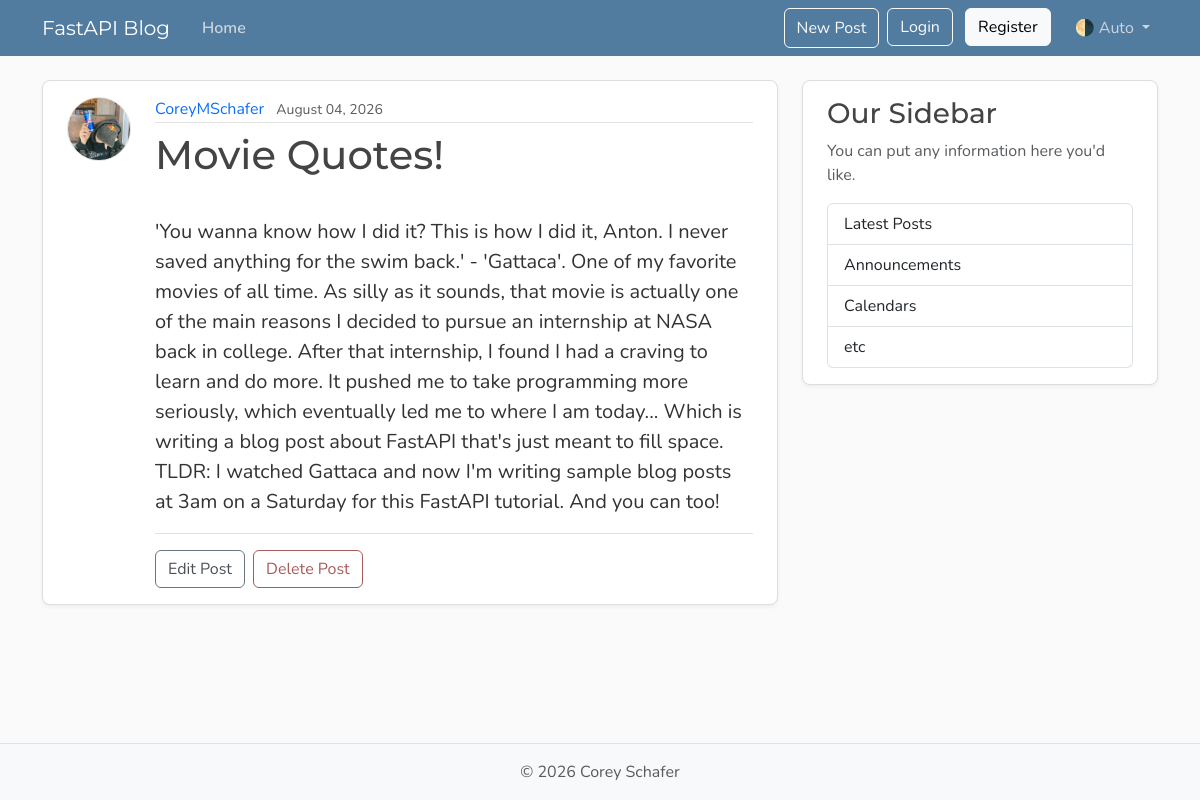
The page /posts/2 on the database its author committed.
### models.py (models this page shows, shortened)
class User(Base):
    __tablename__ = "users"
    id: Mapped[int] = mapped_column(Integer, primary_key=True, index=True)
    username: Mapped[str] = mapped_column(String(50), unique=True, nullable=False)
    email: Mapped[str] = mapped_column(String(120), unique=True, nullable=False)
    password_hash: Mapped[str] = mapped_column(String(200), nullable=False)   # ← НОВОЕ
    image_file: Mapped[str | None] = mapped_column(
        String(200),
        nullable=True,
        default=None,
    )
    posts: Mapped[list[Post]] = relationship(back_populates="author")

class Post(Base):
    __tablename__ = "posts"
    id: Mapped[int] = mapped_column(Integer, primary_key=True, index=True)
    title: Mapped[str] = mapped_column(String(100), nullable=False)
    content: Mapped[str] = mapped_column(Text, nullable=False)
    user_id: Mapped[int] = mapped_column(
        ForeignKey("users.id"),
        nullable=False,
        index=True,
    )
    date_posted: Mapped[datetime] = mapped_column(
        DateTime(timezone=True),
        default=lambda: datetime.now(UTC),
    )
    author: Mapped[User] = relationship(back_populates="posts")

### main.py (the view)
@app.get(
    "/posts/{post_id}",
    include_in_schema=False,
    name="post_page",
)
async def post_page(
    request: Request,
    post_id: int,
    db: Annotated[AsyncSession, Depends(get_db)],
):
    result = await db.execute(
        select(models.Post)
        .options(selectinload(models.Post.author))
        .where(models.Post.id == post_id)
    )
    post = result.scalars().first()
    if not post:
        raise HTTPException(
            status_code=status.HTTP_404_NOT_FOUND,
            detail="Post not found",
        )
    title = post.title[:50]
    return templates.TemplateResponse(
        request,
        "post.html",
        {
            "post": post,
            "title": title,
        },
    )

### templates/post.html (shortened to what this page needs)
{% extends "layout.html" %}
{% block content %}
<article class="content-section py-3 px-4">
    <div class="d-flex align-items-start gap-4">
        <img class="rounded-circle article-img flex-shrink-0" src="/static/profile_pics/default.jpg"
            alt="{{ post.author.username }}'s profile picture" width="64" height="64">
        <div class="flex-grow-1">
            <div class="article-metadata mb-2">
                <a class="me-2" href="#">{{ post.author.username }}</a>
                <small class="text-body-secondary">
                    {{ post.date_posted.strftime("%B %d, %Y") }}
                </small>
            </div>
            <h1 class="article-title">
                {{ post.title }}
            </h1>
            <p class="article-content">
                {{ post.content }}
            </p>
            <div id="postActions" class="post-actions mt-3 pt-3 border-top">
                <button type="button" class="btn btn-outline-secondary me-1" data-bs-toggle="modal"
                    data-bs-target="#editModal">Edit Post</button>
                <button type="button" class="btn btn-outline-danger" data-bs-toggle="modal"
                    data-bs-target="#deleteModal">Delete Post</button>
            </div>
        </div>
    </div>
</article>
{% endblock content %}

### static/css/main.css (style rules this page uses)
:root { --font-heading: "Montserrat", system-ui, -apple-system, BlinkMacSystemFont, sans-serif; --font-body: "Nunito", system-ui, -apple-system, BlinkMacSystemFont, sans-serif; --color-bg-body: #fafafa; --color-bg-content: #ffffff; --color-text-primary: #333333; --color-text-heading: #444444; --color-steel: #527c9f; --color-nav-link: #cbd5db; --color-nav-link-hover: #ffffff; --color-link-hover: #428bca; --color-border: #dddddd; --color-border-light: #e3e3e3; --spacing-xl: 5rem; --article-img-size: 4rem; --account-img-size: 7.813rem; }
body { font-family: var(--font-body); background: var(--color-bg-body); color: var(--color-text-primary); }
h1, h2, h3, h4, h5, h6 { font-family: var(--font-heading); color: var(--color-text-heading); }
a { text-decoration: none; }
.content-section { background: var(--color-bg-content); border: 1px solid var(--color-border); border-radius: 0.5rem; box-shadow: 0 2px 4px rgba(15, 23, 42, 0.05); transition: box-shadow 0.15s ease, transform 0.15s ease, border-color 0.15s ease; }
.article-title { color: var(--color-text-heading); transition: color 0.2s ease-in-out; }
.article-content { white-space: pre-line; font-size: 1.25rem; }
.article-img { height: var(--article-img-size); width: var(--article-img-size); flex-shrink: 0; object-fit: cover; border: 1px solid var(--color-border-light); box-shadow: 0 0 0 2px var(--color-bg-content); }
.article-metadata { padding-bottom: 0.063rem; border-bottom: 1px solid var(--color-border-light); }
.article-metadata a { transition: color 0.2s ease-in-out; }
.btn-outline-secondary { --bs-btn-color: #495057; --bs-btn-border-color: #6c757d; --bs-btn-hover-color: #fff; --bs-btn-hover-bg: #5a6268; --bs-btn-hover-border-color: #545b62; --bs-btn-active-color: #fff; --bs-btn-active-bg: #545b62; --bs-btn-active-border-color: #4e555b; }
.btn-outline-danger { --bs-btn-color: #a85b5b; --bs-btn-border-color: #a85b5b; --bs-btn-hover-color: #fff; --bs-btn-hover-bg: #924e4e; --bs-btn-hover-border-color: #874848; --bs-btn-active-color: #fff; --bs-btn-active-bg: #874848; --bs-btn-active-border-color: #7c4242; }

### rows shown on the page
User: author.username "CoreyMSchafer"
Post: date_posted "August 04, 2026", title "Movie Quotes!", content "'You wanna know how I did it? This is how I did it, Anton. I never saved anything for the swim back.' - 'Gattaca'. One of my favorite movies of all time. As silly as it sounds, that movie is actually one of the main reasons I decided to pursue an internship at NASA back in college. After that internship, I found I had a craving to learn and do more. It pushed me to take programming more seriously, which eventually led me to where I am today... Which is writing a blog post about FastAPI that's just meant to fill space. TLDR: I watched Gattaca and now I'm writing sample blog posts at 3am on a Saturday for this FastAPI tutorial. And you can too!"
